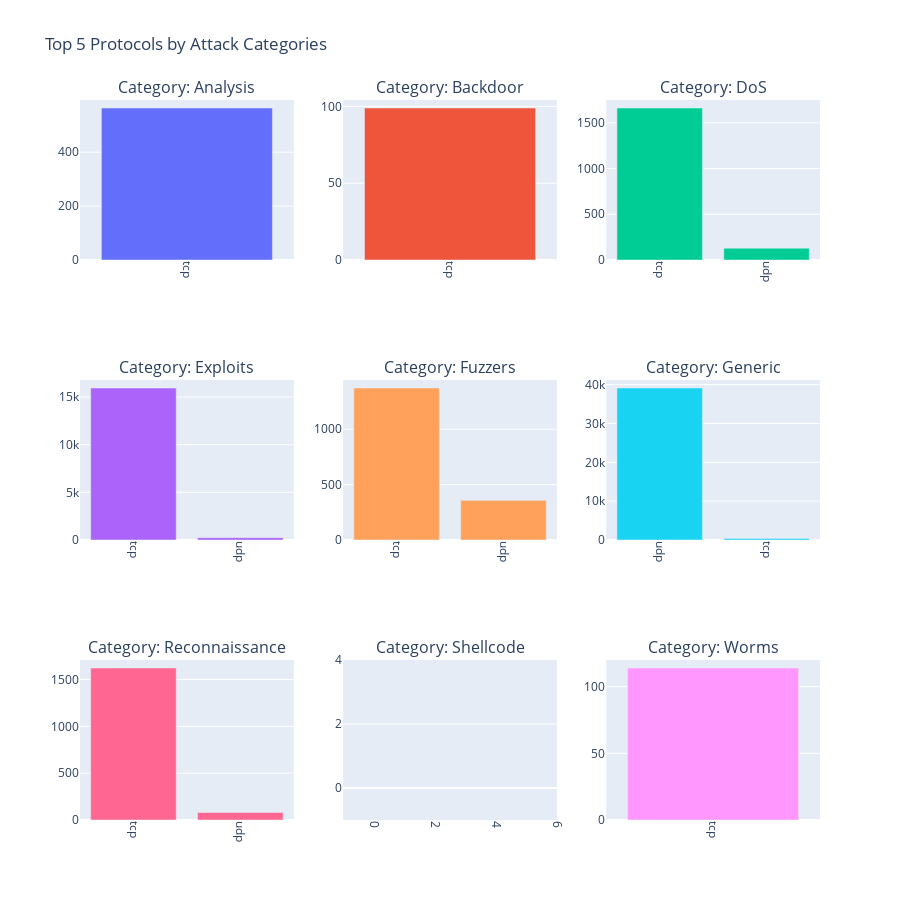

The notebook cell this image was saved under:
### Code cell
import pandas as pd
import plotly.graph_objects as go
from plotly.subplots import make_subplots
import plotly.express as px

# Group the data by attack category and protocol, excluding normal attacks
df_attacks_cat_proto = data[(data['attack_cat'] != 'normal')].groupby(['attack_cat', 'proto']).size().reset_index(name='Count')

# Create a 3x3 subplot grid
fig = make_subplots(rows=3, cols=3,
                    subplot_titles=('Category: Analysis', 'Category: Backdoor', 'Category: DoS',
                                    'Category: Exploits', 'Category: Fuzzers', 'Category: Generic',
                                    'Category: Reconnaissance', 'Category: Shellcode', 'Category: Worms'))

# Create a list of attack categories to loop through
categories = ['Analysis', 'Backdoor', 'DoS', 'Exploits', 'Fuzzers', 'Generic', 'Reconnaissance', 'Shellcode', 'Worms']

# Define row and column positions for each plot
positions = [(1, 1), (1, 2), (1, 3), (2, 1), (2, 2), (2, 3), (3, 1), (3, 2), (3, 3)]

# Loop through the categories and create a bar plot for each one (top 5 protocols)
for i, category in enumerate(categories):
    # Filter the dataframe for each attack category and take the top 5 protocols
    df_filtered = df_attacks_cat_proto[df_attacks_cat_proto['attack_cat'] == category].nlargest(5, 'Count')

    # Add bar plot to the subplot
    fig.add_trace(go.Bar(x=df_filtered['proto'], y=df_filtered['Count'], name=category,
                         marker_color=px.colors.qualitative.Plotly[i]),
                  row=positions[i][0], col=positions[i][1])

# Update layout
fig.update_layout(height=900, width=900, title_text="Top 5 Protocols by Attack Categories", showlegend=False)

# Update x-axis for all subplots
fig.update_xaxes(tickangle=90)

# Show the figure
fig.show()

### Figure 1 — Plotly figure (JSON) as saved in the notebook; plotly's stock layout.template omitted (floating-point values rounded to 4 significant figures)
{"data": [{"marker": {"color": "#636EFA"}, "name": "Analysis", "type": "bar", "x": ["tcp"], "xaxis": "x", "y": [564], "yaxis": "y"}, {"marker": {"color": "#EF553B"}, "name": "Backdoor", "type": "bar", "x": ["tcp"], "xaxis": "x2", "y": [99], "yaxis": "y2"}, {"marker": {"color": "#00CC96"}, "name": "DoS", "type": "bar", "x": ["tcp", "udp"], "xaxis": "x3", "y": [1662, 129], "yaxis": "y3"}, {"marker": {"color": "#AB63FA"}, "name": "Exploits", "type": "bar", "x": ["tcp", "udp"], "xaxis": "x4", "y": [15943, 244], "yaxis": "y4"}, {"marker": {"color": "#FFA15A"}, "name": "Fuzzers", "type": "bar", "x": ["tcp", "udp"], "xaxis": "x5", "y": [1373, 358], "yaxis": "y5"}, {"marker": {"color": "#19D3F3"}, "name": "Generic", "type": "bar", "x": ["udp", "tcp"], "xaxis": "x6", "y": [39128, 368], "yaxis": "y6"}, {"marker": {"color": "#FF6692"}, "name": "Reconnaissance", "type": "bar", "x": ["tcp", "udp"], "xaxis": "x7", "y": [1623, 80], "yaxis": "y7"}, {"marker": {"color": "#B6E880"}, "name": "Shellcode", "type": "bar", "x": [], "xaxis": "x8", "y": [], "yaxis": "y8"}, {"marker": {"color": "#FF97FF"}, "name": "Worms", "type": "bar", "x": ["tcp"], "xaxis": "x9", "y": [114], "yaxis": "y9"}], "layout": {"annotations": [{"font": {"size": 16}, "showarrow": false, "text": "Category: Analysis", "x": 0.1444, "xanchor": "center", "xref": "paper", "y": 1, "yanchor": "bottom", "yref": "paper"}, {"font": {"size": 16}, "showarrow": false, "text": "Category: Backdoor", "x": 0.5, "xanchor": "center", "xref": "paper", "y": 1, "yanchor": "bottom", "yref": "paper"}, {"font": {"size": 16}, "showarrow": false, "text": "Category: DoS", "x": 0.8556, "xanchor": "center", "xref": "paper", "y": 1, "yanchor": "bottom", "yref": "paper"}, {"font": {"size": 16}, "showarrow": false, "text": "Category: Exploits", "x": 0.1444, "xanchor": "center", "xref": "paper", "y": 0.6111, "yanchor": "bottom", "yref": "paper"}, {"font": {"size": 16}, "showarrow": false, "text": "Category: Fuzzers", "x": 0.5, "xanchor": "center", "xref": "paper", "y": 0.6111, "yanchor": "bottom", "yref": "paper"}, {"font": {"size": 16}, "showarrow": false, "text": "Category: Generic", "x": 0.8556, "xanchor": "center", "xref": "paper", "y": 0.6111, "yanchor": "bottom", "yref": "paper"}, {"font": {"size": 16}, "showarrow": false, "text": "Category: Reconnaissance", "x": 0.1444, "xanchor": "center", "xref": "paper", "y": 0.2222, "yanchor": "bottom", "yref": "paper"}, {"font": {"size": 16}, "showarrow": false, "text": "Category: Shellcode", "x": 0.5, "xanchor": "center", "xref": "paper", "y": 0.2222, "yanchor": "bottom", "yref": "paper"}, {"font": {"size": 16}, "showarrow": false, "text": "Category: Worms", "x": 0.8556, "xanchor": "center", "xref": "paper", "y": 0.2222, "yanchor": "bottom", "yref": "paper"}], "height": 900, "showlegend": false, "title": {"text": "Top 5 Protocols by Attack Categories"}, "width": 900, "xaxis": {"anchor": "y", "domain": [0, 0.2889], "tickangle": 90}, "xaxis2": {"anchor": "y2", "domain": [0.3556, 0.6444], "tickangle": 90}, "xaxis3": {"anchor": "y3", "domain": [0.7111, 1], "tickangle": 90}, "xaxis4": {"anchor": "y4", "domain": [0, 0.2889], "tickangle": 90}, "xaxis5": {"anchor": "y5", "domain": [0.3556, 0.6444], "tickangle": 90}, "xaxis6": {"anchor": "y6", "domain": [0.7111, 1], "tickangle": 90}, "xaxis7": {"anchor": "y7", "domain": [0, 0.2889], "tickangle": 90}, "xaxis8": {"anchor": "y8", "domain": [0.3556, 0.6444], "tickangle": 90}, "xaxis9": {"anchor": "y9", "domain": [0.7111, 1], "tickangle": 90}, "yaxis": {"anchor": "x", "domain": [0.7778, 1]}, "yaxis2": {"anchor": "x2", "domain": [0.7778, 1]}, "yaxis3": {"anchor": "x3", "domain": [0.7778, 1]}, "yaxis4": {"anchor": "x4", "domain": [0.3889, 0.6111]}, "yaxis5": {"anchor": "x5", "domain": [0.3889, 0.6111]}, "yaxis6": {"anchor": "x6", "domain": [0.3889, 0.6111]}, "yaxis7": {"anchor": "x7", "domain": [0, 0.2222]}, "yaxis8": {"anchor": "x8", "domain": [0, 0.2222]}, "yaxis9": {"anchor": "x9", "domain": [0, 0.2222]}}}
